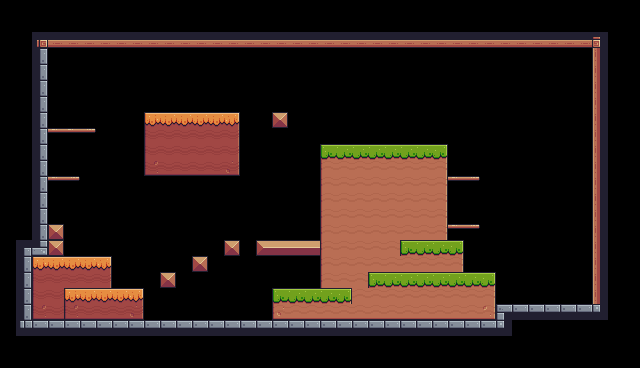

A level layout from a 2D game, rendered from its tile map. Below: a short description, then the map file with its tile-grid data intact:
An orthogonal 40x23 tile map with 16x16 px tiles, 1 tile layer (Background) and 40 objects (8x Fruit, 5x Platform, 4x Spikes, 2x Saw, Checkpoint, ...).

<map version="1.10" tiledversion="1.10.2" orientation="orthogonal" renderorder="right-down" width="40" height="23" tilewidth="16" tileheight="16" infinite="0" nextlayerid="4" nextobjectid="61">
 <tileset firstgid="1" source="GameWithY.tsx" />
 <layer id="1" name="Background" width="40" height="23">
  <properties>
   <property name="BackgroundColor" value="Gray" />
  </properties>
  <data encoding="csv">
0,0,0,0,0,0,0,0,0,0,0,0,0,0,0,0,0,0,0,0,0,0,0,0,0,0,0,0,0,0,0,0,0,0,0,0,0,0,0,0,
0,0,0,0,0,0,0,0,0,0,0,0,0,0,0,0,0,0,0,0,0,0,0,0,0,0,0,0,0,0,0,0,0,0,0,0,0,0,0,0,
0,0,92,134,134,134,134,134,134,134,134,134,134,134,134,134,134,134,134,134,134,134,134,134,134,134,134,134,134,134,134,134,134,134,134,134,134,93,0,0,
0,0,25,0,0,0,0,0,0,0,0,0,0,0,0,0,0,0,0,0,0,0,0,0,0,0,0,0,0,0,0,0,0,0,0,0,0,111,0,0,
0,0,25,0,0,0,0,0,0,0,0,0,0,0,0,0,0,0,0,0,0,0,0,0,0,0,0,0,0,0,0,0,0,0,0,0,0,111,0,0,
0,0,25,0,0,0,0,0,0,0,0,0,0,0,0,0,0,0,0,0,0,0,0,0,0,0,0,0,0,0,0,0,0,0,0,0,0,111,0,0,
0,0,25,0,0,0,0,0,0,0,0,0,0,0,0,0,0,0,0,0,0,0,0,0,0,0,0,0,0,0,0,0,0,0,0,0,0,111,0,0,
0,0,25,0,0,0,0,0,0,95,96,96,96,96,97,0,0,35,0,0,0,0,0,0,0,0,0,0,0,0,0,0,0,0,0,0,0,111,0,0,
0,0,25,41,41,42,0,0,0,117,118,118,118,118,119,0,0,0,0,0,0,0,0,0,0,0,0,0,0,0,0,0,0,0,0,0,0,111,0,0,
0,0,25,0,0,0,0,0,0,117,118,118,118,118,119,0,0,0,0,0,7,8,8,8,8,8,8,9,0,0,0,0,0,0,0,0,0,111,0,0,
0,0,25,0,0,0,0,0,0,139,140,140,140,140,141,0,0,0,0,0,29,30,30,30,30,30,30,31,0,0,0,0,0,0,0,0,0,111,0,0,
0,0,25,41,42,0,0,0,0,0,0,0,0,0,0,0,0,0,0,0,29,30,30,30,30,30,30,31,41,42,0,0,0,0,0,0,0,111,0,0,
0,0,25,0,0,0,0,0,0,0,0,0,0,0,0,0,0,0,0,0,29,30,30,30,30,30,30,31,0,0,0,0,0,0,0,0,0,111,0,0,
0,0,25,0,0,0,0,0,0,0,0,0,0,0,0,0,0,0,0,0,29,30,30,30,30,30,30,31,0,0,0,0,0,0,0,0,0,111,0,0,
0,0,25,35,0,0,0,0,0,0,0,0,0,0,0,0,0,0,0,0,29,30,30,30,30,30,30,31,41,42,0,0,0,0,0,0,0,111,0,0,
0,4,47,35,0,0,0,0,0,0,0,0,0,0,35,0,13,14,14,14,29,30,30,30,30,7,8,8,9,0,0,0,0,0,0,0,0,111,0,0,
0,25,95,96,96,96,97,0,0,0,0,0,35,0,0,0,0,0,0,0,29,30,30,30,30,30,30,30,31,0,0,0,0,0,0,0,0,111,0,0,
0,25,117,118,118,118,119,0,0,0,35,0,0,0,0,0,0,0,0,0,29,30,30,7,8,8,8,8,8,8,9,0,0,0,0,0,0,111,0,0,
0,25,117,118,95,96,96,96,97,0,0,0,0,0,0,0,0,7,8,8,8,9,30,30,30,30,30,30,30,30,31,0,0,0,0,0,0,111,0,0,
0,25,139,140,139,140,140,140,141,0,0,0,0,0,0,0,0,51,52,52,52,52,52,52,52,52,52,52,52,52,53,1,2,2,2,2,2,27,0,0,
0,26,2,2,2,2,2,2,2,2,2,2,2,2,2,2,2,2,2,2,2,2,2,2,2,2,2,2,2,2,2,27,0,0,0,0,0,0,0,0,
0,0,0,0,0,0,0,0,0,0,0,0,0,0,0,0,0,0,0,0,0,0,0,0,0,0,0,0,0,0,0,0,0,0,0,0,0,0,0,0,
0,0,0,0,0,0,0,0,0,0,0,0,0,0,0,0,0,0,0,0,0,0,0,0,0,0,0,0,0,0,0,0,0,0,0,0,0,0,0,0
</data>
 </layer>
 <objectgroup id="2" name="Collisions">
  <object id="1" x="32.3186" y="32.126" width="575.757" height="15.9474" />
  <object id="5" x="592.031" y="48.3334" width="16.0437" height="271.628" />
  <object id="6" x="144.25" y="111.931" width="95.7813" height="63.9055" />
  <object id="7" name="Platform" type="Platform" x="48.1712" y="127.385" width="48.1022" height="16.0051" />
  <object id="8" name="Platform" type="Platform" x="47.9706" y="175.733" width="32.2799" height="15.7837" />
  <object id="13" x="64.8058" y="288.809" width="78.8941" height="30.6419" />
  <object id="14" x="159.711" y="272.061" width="16.1795" height="15.4971" />
  <object id="15" x="191.896" y="255.897" width="16.5318" height="15.8493" />
  <object id="46" x="223.443" y="240.326" width="16.5318" height="15.8493" />
  <object id="16" x="256.016" y="240.068" width="63.9253" height="15.3209" />
  <object id="19" x="400.597" y="240.429" width="62.682" height="32.1401" />
  <object id="20" x="272.214" y="288.195" width="95.383" height="31.2522" />
  <object id="21" name="Platform" type="Platform" x="447.724" y="223.131" width="31.7849" height="15.6261" />
  <object id="22" name="Platform" type="Platform" x="448.291" y="176.109" width="31.7849" height="15.0934" />
  <object id="23" x="272.16" y="112.086" width="15.7675" height="15.7675" />
  <object id="51" x="32.6043" y="256.27" width="31.3002" height="62.7286" />
  <object id="52" name="Platform" type="Platform" x="64.2173" y="256.139" width="47.6739" height="32.1262" />
  <object id="53" x="16.0094" y="240.422" width="15.4477" height="95.4949" />
  <object id="54" x="32.2997" y="49.1518" width="15.4477" height="206.718" />
  <object id="55" x="320.47" y="144.366" width="127.233" height="95.33" />
  <object id="56" x="368.498" y="272.722" width="127.795" height="46.3431" />
  <object id="57" x="496.969" y="304.614" width="94.3221" height="15.1534" />
  <object id="58" x="32.4715" y="319.767" width="479.369" height="16.0811" />
  <object id="60" x="48.3816" y="224.491" width="15.2402" height="31.4481" />
 </objectgroup>
 <objectgroup id="3" name="Startpoints">
  <object id="25" name="Saw" type="Saw" x="254.74" y="143.608" width="31.7385" height="31.6226">
   <properties>
    <property name="isVertical" type="bool" value="false" />
    <property name="offNeg" type="float" value="2" />
    <property name="offPos" type="float" value="3" />
   </properties>
  </object>
  <object id="27" name="Saw" type="Saw" x="511.927" y="144.318" width="31.7385" height="31.6226">
   <properties>
    <property name="isVertical" type="bool" value="false" />
    <property name="offNeg" type="float" value="5" />
    <property name="offPos" type="float" value="4" />
   </properties>
  </object>
  <object id="28" name="Spikes" type="Spikes" x="144.683" y="304.373" width="31.4222" height="15.7111" />
  <object id="30" name="Spikes" type="Spikes" x="176.574" y="304.373" width="31.4222" height="15.7111" />
  <object id="31" name="Spikes" type="Spikes" x="208.465" y="304.373" width="31.4222" height="15.7111" />
  <object id="32" name="Spikes" type="Spikes" x="240.356" y="304.373" width="31.4222" height="15.7111" />
  <object id="35" name="Cherries" type="Fruit" x="496.751" y="239.628" width="30.8543" height="31.3838" />
  <object id="36" name="Apple" type="Fruit" x="528.58" y="239.913" width="30.8543" height="31.3838" />
  <object id="37" name="Strawberry" type="Fruit" x="496.183" y="175.97" width="30.8543" height="31.3838" />
  <object id="38" name="Melon" type="Fruit" x="560.409" y="239.913" width="30.8543" height="31.3838" />
  <object id="39" name="Orange" type="Fruit" x="527.443" y="208.368" width="30.8543" height="31.3838" />
  <object id="40" name="Kiwi" type="Fruit" x="496.467" y="208.368" width="30.8543" height="31.3838" />
  <object id="41" name="Pineapple" type="Fruit" x="449.008" y="192.453" width="30.8543" height="31.3838" />
  <object id="42" name="Apple" type="Fruit" x="448.723" y="144.141" width="30.8543" height="31.3838" />
  <object id="47" name="Checkpoint" type="Checkpoint" x="256.245" y="176.462" width="63.408" height="63.0596" />
  <object id="48" name="Player" type="Player" x="64.2582" y="95.9839" width="31.5298" height="31.1814" />
 </objectgroup>
</map>
